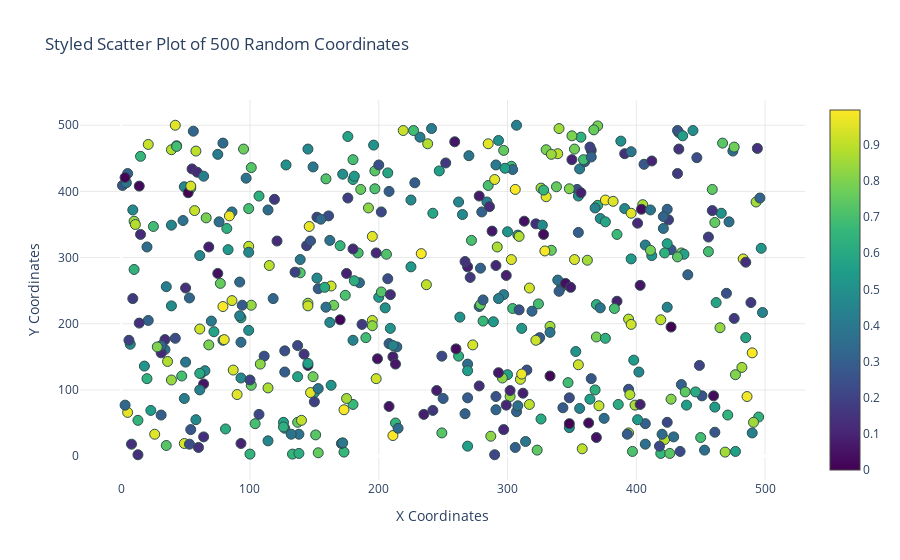

The cell this chart's notebook holds for it:
### Markdown cell above
3. Write a program to draw a scatter plot for random 500 x and y coordinates and style it

### Code cell
def plotly_scatter(x,y):
    
    """
    Description:
        Creates and displays a styled scatter plot for the given x and y coordinates using Plotly.

    Parameters:
        x (ndarray): An array of x coordinates.
        y (ndarray): An array of y coordinate
    
    Returns:
        None: The function does not return any value. It displays an interactive scatter plot.
    """
    fig = go.Figure()

    fig.add_trace(go.Scatter(
        x=x, 
        y=y, 
        mode='markers', 
        marker=dict(
            size=10,
            color=np.random.rand(len(x)), 
            colorscale='Viridis',        
            showscale=True,               
            #opacity=0.8,                 
            line=dict(width=1, color='DarkSlateGrey') 
        )
    ))

  
    fig.update_layout(
        title="Styled Scatter Plot of 500 Random Coordinates",
        xaxis_title="X Coordinates",
        yaxis_title="Y Coordinates",
        plot_bgcolor='rgba(0,0,0,0)',  
        xaxis=dict(
            showgrid=True, gridwidth=0.5, gridcolor='LightGrey'
        ),
        yaxis=dict(
            showgrid=True, gridwidth=0.5, gridcolor='LightGrey'
        ),
    )


    fig.show()

def main(): 
    x = random.randint(1, 501,500)
    y = random.randint(1, 501,500)
    plotly_scatter(x,y)

if __name__=="__main__":
    main()

### Figure 1 — Plotly figure (JSON) as saved in the notebook; plotly's stock layout.template omitted (floating-point values rounded to 4 significant figures; data arrays with more than 128 entries replaced by an {"elided": "..."} marker saying what was removed)
{"data": [{"marker": {"color": {"elided": "500 float values"}, "colorscale": [[0, "#440154"], [0.1111, "#482878"], [0.2222, "#3e4989"], [0.3333, "#31688e"], [0.4444, "#26828e"], [0.5556, "#1f9e89"], [0.6667, "#35b779"], [0.7778, "#6ece58"], [0.8889, "#b5de2b"], [1, "#fde725"]], "line": {"color": "DarkSlateGrey", "width": 1}, "showscale": true, "size": 10}, "mode": "markers", "type": "scatter", "x": {"elided": "500 int values"}, "y": {"elided": "500 int values"}}], "layout": {"plot_bgcolor": "rgba(0,0,0,0)", "title": {"text": "Styled Scatter Plot of 500 Random Coordinates"}, "xaxis": {"gridcolor": "LightGrey", "gridwidth": 0.5, "showgrid": true, "title": {"text": "X Coordinates"}}, "yaxis": {"gridcolor": "LightGrey", "gridwidth": 0.5, "showgrid": true, "title": {"text": "Y Coordinates"}}}}
